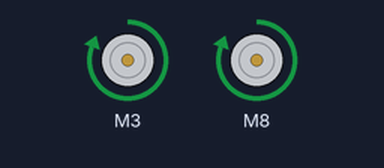
A sketch run on a simulated Arduino Uno, built with avr-gcc and run on an emulated ATmega328P. On the bench: 2 × DC motor (green arrow = forward, orange = backward, longer = faster).

Above: at 0.1 s.
Timing chart, 0 to 1.6 s (numbered marks = the images above):
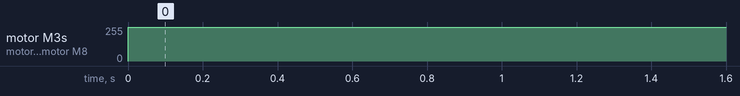

Measured:
- by itself, motor M3, motor M8: stopped → forward 255/255 at 0.00 s

The sketch:

motor_driver_test.ino
```cpp
/******************************************************************************
TestRun.ino
TB6612FNG H-Bridge Motor Driver Example code
Michelle @ SparkFun Electronics
8/20/16
https://github.com/sparkfun/SparkFun_TB6612FNG_Arduino_Library

Uses 2 motors to show examples of the functions in the library.  This causes
a robot to do a little 'jig'.  Each movement has an equal and opposite movement
so assuming your motors are balanced the bot should end up at the same place it
started.

Resources:
TB6612 SparkFun Library

Development environment specifics:
Developed on Arduino 1.6.4
Developed with ROB-9457
******************************************************************************/

// This is the library for the TB6612 that contains the class Motor and all the
// functions
#include <SparkFun_TB6612.h>

// Pins for all inputs, keep in mind the PWM defines must be on PWM pins
// the default pins listed are the ones used on the Redbot (ROB-12097) with
// the exception of STBY which the Redbot controls with a physical switch
#define AIN1 3
#define AIN2 4
#define PWMA 5

#define BIN1 8
#define BIN2 7
#define PWMB 6
#define STBY 9

// these constants are used to allow you to make your motor configuration
// line up with function names like forward.  Value can be 1 or -1
const int offsetA = 1;
const int offsetB = 1;

// Initializing motors.  The library will allow you to initialize as many
// motors as you have memory for.  If you are using functions like forward
// that take 2 motors as arguements you can either write new functions or
// call the function more than once.
Motor motor1 = Motor(AIN1, AIN2, PWMA, offsetA, STBY);
Motor motor2 = Motor(BIN1, BIN2, PWMB, offsetB, STBY);

void setup()
{
 //Nothing here
}


void loop()
{
   /*
   //Use of the drive function which takes as arguements the speed
   //and optional duration.  A negative speed will cause it to go
   //backwards.  Speed can be from -255 to 255.  Also use of the
   //brake function which takes no arguements.
   motor1.drive(255,1000);
   motor1.drive(-255,1000);
   motor1.brake();
   delay(1000);

   //Use of the drive function which takes as arguements the speed
   //and optional duration.  A negative speed will cause it to go
   //backwards.  Speed can be from -255 to 255.  Also use of the
   //brake function which takes no arguements.
   motor2.drive(255,1000);
   motor2.drive(-255,1000);
   motor2.brake();
   delay(1000);
   */

   //Use of the forward function, which takes as arguements two motors
   //and optionally a speed.  If a negative number is used for speed
   //it will go backwards
   forward(motor1, motor2, 255);
   delay(3000);

   //Use of the back function, which takes as arguments two motors
   //and optionally a speed.  Either a positive number or a negative
   //number for speed will cause it to go backwards
   //back(motor1, motor2, -255);
   //delay(3000);

   //Use of the brake function which takes as arguments two motors.
   //Note that functions do not stop motors on their own.
   //brake(motor1, motor2);
   //delay(100);

   /*
   //Use of the left and right functions which take as arguements two
   //motors and a speed.  This function turns both motors to move in
   //the appropriate direction.  For turning a single motor use drive.
   left(motor1, motor2, 100);
   delay(1000);
   right(motor1, motor2, 100);
   delay(1000);
   */

   /*
   //Use of brake again.
   brake(motor1, motor2);
   delay(1000);
   */
}
```
